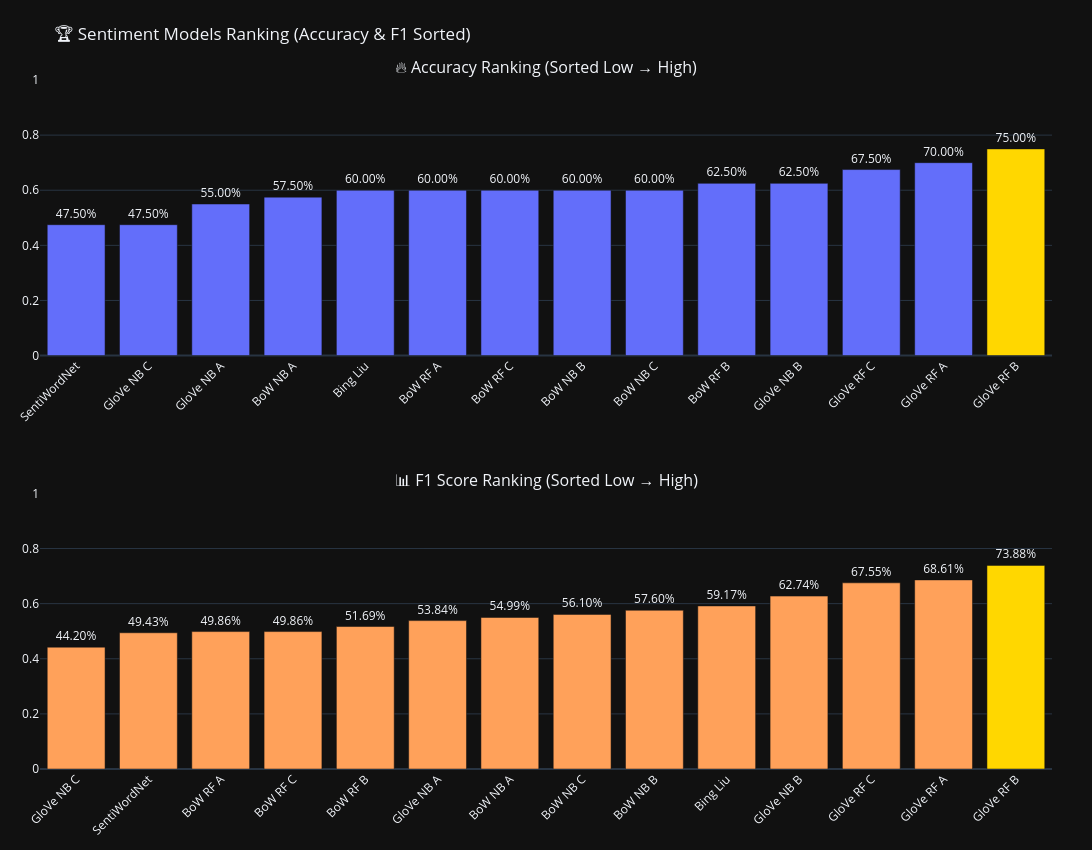

Notebook code cell kept with this figure:
### Markdown cell above
# Final Comparison

### Code cell
import numpy as np
import plotly.graph_objects as go
from plotly.subplots import make_subplots

# =========================
# DATA
# =========================
model_names = np.array([
    "SentiWordNet",
    "Bing Liu",

    "BoW RF A", "BoW RF B", "BoW RF C",
    "GloVe RF A", "GloVe RF B", "GloVe RF C",

    "BoW NB A", "BoW NB B", "BoW NB C",
    "GloVe NB A", "GloVe NB B", "GloVe NB C"
])

acc_values = np.array([
    acc_sent,
    acc_bing,

    acc_a_RF_BOW, acc_b_RF_BOW, acc_c_RF_BOW,
    acc_a_RF_GLOVE, acc_b_RF_GLOVE, acc_c_RF_GLOVE,

    nb_acc_a_BOW, nb_acc_b_BOW, nb_acc_c_BOW,
    g_nb_acc_a, g_nb_acc_b, g_nb_acc_c
])

f1_values = np.array([
    f1_sent,
    f1_bing,

    f1_a_RF_BOW, f1_b_RF_BOW, f1_c_RF_BOW,
    f1_a_RF_GLOVE, f1_b_RF_GLOVE, f1_c_RF_GLOVE,

    nb_f1_a_BOW, nb_f1_b_BOW, nb_f1_c_BOW,
    g_nb_f1_a, g_nb_f1_b, g_nb_f1_c
])

# =========================
# SORT ACCURACY
# =========================
acc_idx = np.argsort(acc_values)
acc_names_sorted = model_names[acc_idx]
acc_sorted = acc_values[acc_idx]

# =========================
# SORT F1
# =========================
f1_idx = np.argsort(f1_values)
f1_names_sorted = model_names[f1_idx]
f1_sorted = f1_values[f1_idx]

# =========================
# COLORS (highlight best)
# =========================
acc_colors = ["#636EFA"] * len(acc_sorted)
f1_colors = ["#FFA15A"] * len(f1_sorted)

acc_colors[-1] = "gold"
f1_colors[-1] = "gold"

# =========================
# FIGURE (smaller + clean layout)
# =========================
fig = make_subplots(
    rows=2, cols=1,
    subplot_titles=(
        "🔥 Accuracy Ranking (Sorted Low → High)",
        "📊 F1 Score Ranking (Sorted Low → High)"
    ),
    vertical_spacing=0.20
)

# =========================
# ACCURACY
# =========================
fig.add_trace(
    go.Bar(
        x=acc_names_sorted,
        y=acc_sorted,
        text=[f"{v:.2%}" for v in acc_sorted],
        textposition="outside",
        marker_color=acc_colors
    ),
    row=1, col=1
)

# =========================
# F1 SCORE
# =========================
fig.add_trace(
    go.Bar(
        x=f1_names_sorted,
        y=f1_sorted,
        text=[f"{v:.2%}" for v in f1_sorted],
        textposition="outside",
        marker_color=f1_colors
    ),
    row=2, col=1
)

# =========================
# STYLE (FULL SCREEN CLEAN)
# =========================
fig.update_layout(
    template="plotly_dark",
    height=850,
    width=1400,   # 👈 أصغر عشان يناسب الشاشة
    title="🏆 Sentiment Models Ranking (Accuracy & F1 Sorted)",
    showlegend=False,
    font=dict(size=12),
    margin=dict(l=40, r=40, t=80, b=40)
)

fig.update_yaxes(range=[0, 1])

fig.update_xaxes(tickangle=-45)

fig.show()

### Figure 1 — Plotly figure (JSON) as saved in the notebook; plotly's stock layout.template omitted (floating-point values rounded to 4 significant figures)
{"data": [{"marker": {"color": ["#636EFA", "#636EFA", "#636EFA", "#636EFA", "#636EFA", "#636EFA", "#636EFA", "#636EFA", "#636EFA", "#636EFA", "#636EFA", "#636EFA", "#636EFA", "gold"]}, "text": ["47.50%", "47.50%", "55.00%", "57.50%", "60.00%", "60.00%", "60.00%", "60.00%", "60.00%", "62.50%", "62.50%", "67.50%", "70.00%", "75.00%"], "textposition": "outside", "type": "bar", "x": ["SentiWordNet", "GloVe NB C", "GloVe NB A", "BoW NB A", "Bing Liu", "BoW RF A", "BoW RF C", "BoW NB B", "BoW NB C", "BoW RF B", "GloVe NB B", "GloVe RF C", "GloVe RF A", "GloVe RF B"], "xaxis": "x", "y": [0.475, 0.475, 0.55, 0.575, 0.6, 0.6, 0.6, 0.6, 0.6, 0.625, 0.625, 0.675, 0.7, 0.75], "yaxis": "y"}, {"marker": {"color": ["#FFA15A", "#FFA15A", "#FFA15A", "#FFA15A", "#FFA15A", "#FFA15A", "#FFA15A", "#FFA15A", "#FFA15A", "#FFA15A", "#FFA15A", "#FFA15A", "#FFA15A", "gold"]}, "text": ["44.20%", "49.43%", "49.86%", "49.86%", "51.69%", "53.84%", "54.99%", "56.10%", "57.60%", "59.17%", "62.74%", "67.55%", "68.61%", "73.88%"], "textposition": "outside", "type": "bar", "x": ["GloVe NB C", "SentiWordNet", "BoW RF A", "BoW RF C", "BoW RF B", "GloVe NB A", "BoW NB A", "BoW NB C", "BoW NB B", "Bing Liu", "GloVe NB B", "GloVe RF C", "GloVe RF A", "GloVe RF B"], "xaxis": "x2", "y": [0.442, 0.4943, 0.4986, 0.4986, 0.5169, 0.5384, 0.5499, 0.561, 0.576, 0.5917, 0.6274, 0.6755, 0.6861, 0.7388], "yaxis": "y2"}], "layout": {"annotations": [{"font": {"size": 16}, "showarrow": false, "text": "🔥 Accuracy Ranking (Sorted Low → High)", "x": 0.5, "xanchor": "center", "xref": "paper", "y": 1, "yanchor": "bottom", "yref": "paper"}, {"font": {"size": 16}, "showarrow": false, "text": "📊 F1 Score Ranking (Sorted Low → High)", "x": 0.5, "xanchor": "center", "xref": "paper", "y": 0.4, "yanchor": "bottom", "yref": "paper"}], "font": {"size": 12}, "height": 850, "margin": {"b": 40, "l": 40, "r": 40, "t": 80}, "showlegend": false, "title": {"text": "🏆 Sentiment Models Ranking (Accuracy & F1 Sorted)"}, "width": 1400, "xaxis": {"anchor": "y", "domain": [0, 1], "tickangle": -45}, "xaxis2": {"anchor": "y2", "domain": [0, 1], "tickangle": -45}, "yaxis": {"anchor": "x", "domain": [0.6, 1], "range": [0, 1]}, "yaxis2": {"anchor": "x2", "domain": [0, 0.4], "range": [0, 1]}}}
